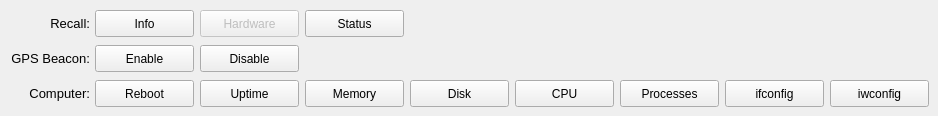
         <widget class="QWidget" name="page_meshtastic_3">
          <widget class="QPushButton" name="pushButton_remote_actions_meshtastic_recall_hardware_2">
           <property name="enabled">
            <bool>false</bool>
           </property>
           <property name="geometry">
            <rect>
             <x>200</x>
             <y>10</y>
             <width>99</width>
             <height>27</height>
            </rect>
           </property>
           <property name="text">
            <string>Hardware</string>
           </property>
          </widget>
          <widget class="QPushButton" name="pushButton_remote_actions_meshtastic_gps_beacon_disable_2">
           <property name="enabled">
            <bool>true</bool>
           </property>
           <property name="geometry">
            <rect>
             <x>200</x>
             <y>45</y>
             <width>99</width>
             <height>27</height>
            </rect>
           </property>
           <property name="text">
            <string>Disable</string>
           </property>
          </widget>
          <widget class="QPushButton" name="pushButton_remote_actions_meshtastic_recall_status_2">
           <property name="geometry">
            <rect>
             <x>305</x>
             <y>10</y>
             <width>99</width>
             <height>27</height>
            </rect>
           </property>
           <property name="text">
            <string>Status</string>
           </property>
          </widget>
          <widget class="QLabel" name="label2_remote_actions_meshtastic_gps_beacon_2">
           <property name="geometry">
            <rect>
             <x>10</x>
             <y>45</y>
             <width>80</width>
             <height>27</height>
            </rect>
           </property>
           <property name="font">
            <font>
             <pointsize>10</pointsize>
             <underline>false</underline>
            </font>
           </property>
           <property name="text">
            <string>GPS Beacon:</string>
           </property>
           <property name="alignment">
            <set>Qt::AlignRight|Qt::AlignTrailing|Qt::AlignVCenter</set>
           </property>
          </widget>
          <widget class="QPushButton" name="pushButton_remote_actions_meshtastic_gps_beacon_enable_2">
           <property name="geometry">
            <rect>
             <x>95</x>
             <y>45</y>
             <width>99</width>
             <height>27</height>
            </rect>
           </property>
           <property name="text">
            <string>Enable</string>
           </property>
          </widget>
          <widget class="QLabel" name="label2_remote_actions_meshtastic_recall_2">
           <property name="geometry">
            <rect>
             <x>10</x>
             <y>10</y>
             <width>80</width>
             <height>27</height>
            </rect>
           </property>
           <property name="font">
            <font>
             <pointsize>10</pointsize>
             <underline>false</underline>
            </font>
           </property>
           <property name="text">
            <string>Recall:</string>
           </property>
           <property name="alignment">
            <set>Qt::AlignRight|Qt::AlignTrailing|Qt::AlignVCenter</set>
           </property>
          </widget>
          <widget class="QPushButton" name="pushButton_remote_actions_meshtastic_recall_info_2">
           <property name="geometry">
            <rect>
             <x>95</x>
             <y>10</y>
             <width>99</width>
             <height>27</height>
            </rect>
           </property>
           <property name="text">
            <string>Info</string>
           </property>
          </widget>
          <widget class="QPushButton" name="pushButton_remote_actions_meshtastic_reboot_2">
           <property name="enabled">
            <bool>true</bool>
           </property>
           <property name="geometry">
            <rect>
             <x>95</x>
             <y>80</y>
             <width>99</width>
             <height>27</height>
            </rect>
           </property>
           <property name="text">
            <string>Reboot</string>
           </property>
          </widget>
          <widget class="QPushButton" name="pushButton_remote_actions_meshtastic_uptime_2">
           <property name="enabled">
            <bool>true</bool>
           </property>
           <property name="geometry">
            <rect>
             <x>200</x>
             <y>80</y>
             <width>99</width>
             <height>27</height>
            </rect>
           </property>
           <property name="text">
            <string>Uptime</string>
           </property>
          </widget>
          <widget class="QLabel" name="label2_remote_actions_meshtastic_computer_2">
           <property name="geometry">
            <rect>
             <x>10</x>
             <y>80</y>
             <width>80</width>
             <height>27</height>
            </rect>
           </property>
           <property name="font">
            <font>
             <pointsize>10</pointsize>
             <underline>false</underline>
            </font>
           </property>
           <property name="text">
            <string>Computer:</string>
           </property>
           <property name="alignment">
            <set>Qt::AlignRight|Qt::AlignTrailing|Qt::AlignVCenter</set>
           </property>
          </widget>
          <widget class="QPushButton" name="pushButton_remote_actions_meshtastic_memory_2">
           <property name="enabled">
            <bool>true</bool>
           </property>
           <property name="geometry">
            <rect>
             <x>305</x>
             <y>80</y>
             <width>99</width>
             <height>27</height>
            </rect>
           </property>
           <property name="text">
            <string>Memory</string>
           </property>
          </widget>
          <widget class="QPushButton" name="pushButton_remote_actions_meshtastic_disk_2">
           <property name="enabled">
            <bool>true</bool>
           </property>
           <property name="geometry">
            <rect>
             <x>410</x>
             <y>80</y>
             <width>99</width>
             <height>27</height>
            </rect>
           </property>
           <property name="text">
            <string>Disk</string>
           </property>
          </widget>
          <widget class="QPushButton" name="pushButton_remote_actions_meshtastic_cpu_2">
           <property name="enabled">
            <bool>true</bool>
           </property>
           <property name="geometry">
            <rect>
             <x>515</x>
             <y>80</y>
             <width>99</width>
             <height>27</height>
            </rect>
           </property>
           <property name="text">
            <string>CPU</string>
           </property>
          </widget>
          <widget class="QPushButton" name="pushButton_remote_actions_meshtastic_processes_2">
           <property name="enabled">
            <bool>true</bool>
           </property>
           <property name="geometry">
            <rect>
             <x>620</x>
             <y>80</y>
             <width>99</width>
             <height>27</height>
            </rect>
           </property>
           <property name="text">
            <string>Processes</string>
           </property>
          </widget>
          <widget class="QPushButton" name="pushButton_remote_actions_meshtastic_ifconfig_2">
           <property name="enabled">
            <bool>true</bool>
           </property>
           <property name="geometry">
            <rect>
             <x>725</x>
             <y>80</y>
             <width>99</width>
             <height>27</height>
            </rect>
           </property>
           <property name="text">
            <string>ifconfig</string>
           </property>
          </widget>
          <widget class="QPushButton" name="pushButton_remote_actions_meshtastic_iwconfig_2">
           <property name="enabled">
            <bool>true</bool>
           </property>
           <property name="geometry">
            <rect>
             <x>830</x>
             <y>80</y>
             <width>99</width>
             <height>27</height>
            </rect>
           </property>
           <property name="text">
            <string>iwconfig</string>
           </property>
          </widget>
         </widget>
